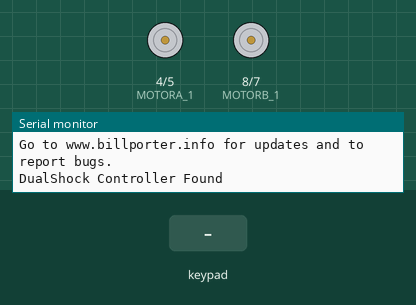
This sketch was run on a simulated Arduino Uno, built with avr-gcc and run on an emulated ATmega328P. Shown: motor-driver pin pairs drawn as motors (green arrow = first pin HIGH = forward, orange = second pin HIGH = backward, longer = more drive, scaled by the enable pin), the last lines printed to the serial monitor. Inputs (shaded band) come from the test bench.

Above: at 1.2 s.
1.3 s: key 'U' pressed
At 2.5 s:
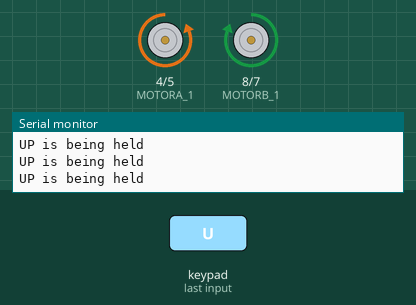
2.8 s: key 'D' pressed
At 3.5 s:
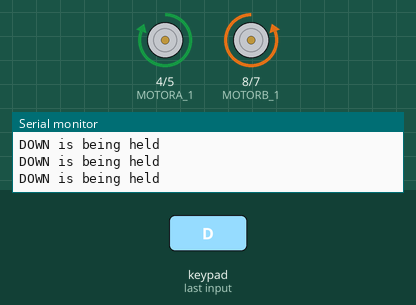
4.3 s: key 'L' pressed
At 5.1 s:
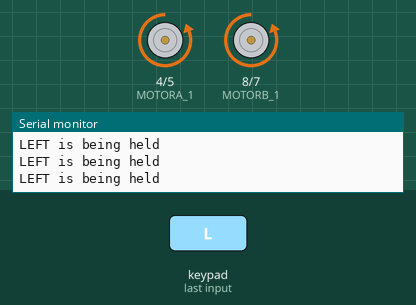
5.8 s: key 'R' pressed
At 6.6 s:
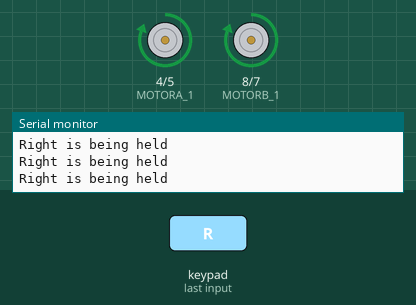
Timing chart, 0 to 8.3 s (numbered marks = the images above; inputs shaded):
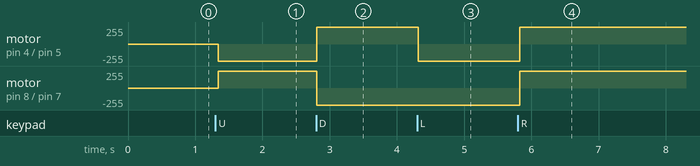

The sketch:

Tambah_control_motor_dgn_stik.ino
```cpp
#include "PS2X_lib.h"  //for v1.6

#define ENA 3      //ENA
#define MOTORA_1 4 //IN3
#define MOTORA_2 5 //IN4
#define MOTORB_1 8 //IN1
#define MOTORB_2 7 //IN2
#define ENB 6      //ENB

PS2X ps2x; // create PS2 Controller Class

//right now, the library does NOT support hot pluggable controllers, meaning
//you must always either restart your Arduino after you conect the controller,
//or call config_gamepad(pins) again after connecting the controller.
int error = 0;
byte type = 0;
byte vibrate = 0;

void setup() {
  // Configure output pins
  pinMode(ENA, OUTPUT);
  pinMode(MOTORA_1, OUTPUT);
  pinMode(MOTORA_2, OUTPUT);
  pinMode(ENB, OUTPUT);
  pinMode(MOTORB_1, OUTPUT);
  pinMode(MOTORB_2, OUTPUT);

  // Disable both motors
  digitalWrite(ENA, 0);
  digitalWrite(ENB, 0);

  Serial.begin(57600);

  error = ps2x.config_gamepad(10, 12, 11, 13, true, true); //setup pins and settings:  GamePad(clock, command, attention, data, Pressures?, Rumble?) check for error

  if (error == 0) {
    Serial.println("Found Controller, configured successful");
    Serial.println("Try out all the buttons, X will vibrate the controller, faster as you press harder;");
    Serial.println("holding L1 or R1 will print out the analog stick values.");
    Serial.println("Go to www.billporter.info for updates and to report bugs.");
  }

  else if (error == 1)
    Serial.println("No controller found, check wiring, see readme.txt to enable debug. visit www.billporter.info for troubleshooting tips");

  else if (error == 2)
    Serial.println("Controller found but not accepting commands. see readme.txt to enable debug. Visit www.billporter.info for troubleshooting tips");

  else if (error == 3)
    Serial.println("Controller refusing to enter Pressures mode, may not support it. ");

  type = ps2x.readType();

  switch (type) {
    case 0:
      Serial.println("Unknown Controller type");
      break;
    case 1:
      Serial.println("DualShock Controller Found");
      break;
    case 2:
      Serial.println("GuitarHero Controller Found");
      break;
    default:
      break;
  }
}

void loop() {
  /* You must Read Gamepad to get new values
    Read GamePad and set vibration values
    ps2x.read_gamepad(small motor on/off, larger motor strenght from 0-255)
    if you don't enable the rumble, use ps2x.read_gamepad(); with no values

    you should call this at least once a second
  */

  ps2x.read_gamepad(false, vibrate);          //read controller and set large motor to spin at 'vibrate' speed

  if (ps2x.Button(PSB_START))                  //will be TRUE as long as button is pressed
    Serial.println("Start is being held");
  if (ps2x.Button(PSB_SELECT))
    Serial.println("Select is being held");

  if (ps2x.Button(PSB_PAD_UP)) {        //will be TRUE as long as button is pressed
    Serial.println("UP is being held");
    digitalWrite(MOTORA_1, LOW);
    digitalWrite(MOTORA_2, HIGH);
    digitalWrite(MOTORB_1, HIGH);
    digitalWrite(MOTORB_2, LOW);
    analogWrite(ENB, 1023);
    analogWrite(ENA, 1023);
  }
  if (ps2x.Button(PSB_PAD_RIGHT)) {
    Serial.println("Right is being held");
    digitalWrite(MOTORA_1, HIGH);
    digitalWrite(MOTORA_2, LOW);
    digitalWrite(MOTORB_1, HIGH);
    digitalWrite(MOTORB_2, LOW);
    analogWrite(ENB, 1023);
    analogWrite(ENA, 1023);
  }
  if (ps2x.Button(PSB_PAD_LEFT)) {
    Serial.println("LEFT is being held");
    digitalWrite(MOTORA_1, LOW);
    digitalWrite(MOTORA_2, HIGH);
    digitalWrite(MOTORB_1, LOW);
    digitalWrite(MOTORB_2, HIGH);
    analogWrite(ENB, 1023);
    analogWrite(ENA, 1023);
  }
  if (ps2x.Button(PSB_PAD_DOWN)) {
    Serial.println("DOWN is being held");
    digitalWrite(MOTORA_1, HIGH);
    digitalWrite(MOTORA_2, LOW);
    digitalWrite(MOTORB_1, LOW);
    digitalWrite(MOTORB_2, HIGH);
    analogWrite(ENB, 1023);
    analogWrite(ENA, 1023);
  }

  if (ps2x.NewButtonState())               //will be TRUE if any button changes state (on to off, or off to on)
  {
    if (ps2x.Button(PSB_L3))
      Serial.println("L3 pressed");
    if (ps2x.Button(PSB_R3))
      Serial.println("R3 pressed");
    if (ps2x.Button(PSB_L2))
      Serial.println("L2 pressed");
    if (ps2x.Button(PSB_R2))
      Serial.println("R2 pressed");
  }

  if (ps2x.ButtonPressed(PSB_RED))            //will be TRUE if button was JUST pressed
    Serial.println("Circle just pressed");

  if (ps2x.ButtonReleased(PSB_RED))            //will be TRUE if button was JUST released
    Serial.println("Circle just released");


  if (ps2x.ButtonPressed(PSB_PINK))            //will be TRUE if button was JUST pressed
    Serial.println("Square just pressed");

  if (ps2x.ButtonReleased(PSB_PINK))            //will be TRUE if button was JUST released
    Serial.println("Square just released");

  if (ps2x.ButtonPressed(PSB_GREEN))            //will be TRUE if button was JUST pressed
    Serial.println("Triangle just pressed");

  if (ps2x.ButtonReleased(PSB_GREEN))            //will be TRUE if button was JUST released
    Serial.println("Triangle just released");

  if (ps2x.ButtonPressed(PSB_BLUE))            //will be TRUE if button was JUST pressed
    Serial.println("X just pressed");

  if (ps2x.ButtonReleased(PSB_BLUE))            //will be TRUE if button was JUST released
    Serial.println("X just released");


  //if(ps2x.NewButtonState(PSB_BLUE))            //will be TRUE if button was JUST pressed OR released
  //     Serial.println("X just changed");

  if (ps2x.Button(PSB_L1) || ps2x.Button(PSB_R1)) // print stick values if either is TRUE
  {
    Serial.print("Stick Values:");
    Serial.print(ps2x.Analog(PSS_LY), DEC); // LY
    Serial.print(",");
    Serial.print(ps2x.Analog(PSS_LX), DEC); // LX
    Serial.print(",");
    Serial.print(ps2x.Analog(PSS_RY), DEC); // RY
    Serial.print(",");
    Serial.println(ps2x.Analog(PSS_RX), DEC); // RX
  }

  delay(50);
}
```

Measured:
- after the input at 1.3 s, motor on pin 4 (MOTORA_1) / pin 5 (MOTORA_2): stopped → backward 255/255 at once; motor on pin 8 (MOTORB_1) / pin 7 (MOTORB_2): stopped → forward 255/255 at once
- after the input at 2.8 s, motor on pin 4 (MOTORA_1) / pin 5 (MOTORA_2): backward 255/255 → forward 255/255 at once; motor on pin 8 (MOTORB_1) / pin 7 (MOTORB_2): forward 255/255 → backward 255/255 at once
- after the input at 4.3 s, motor on pin 4 (MOTORA_1) / pin 5 (MOTORA_2): forward 255/255 → backward 255/255 at once
- after the input at 5.8 s, motor on pin 4 (MOTORA_1) / pin 5 (MOTORA_2), motor on pin 8 (MOTORB_1) / pin 7 (MOTORB_2): backward 255/255 → forward 255/255 at once
